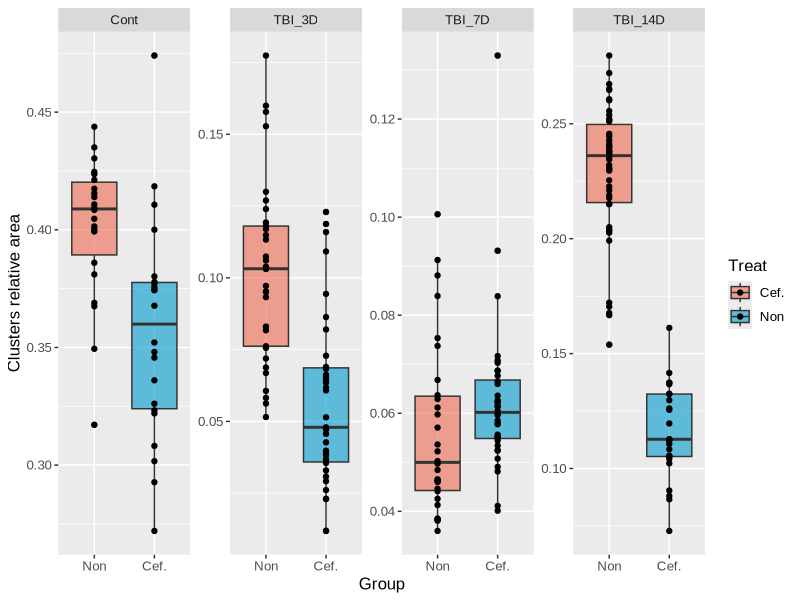
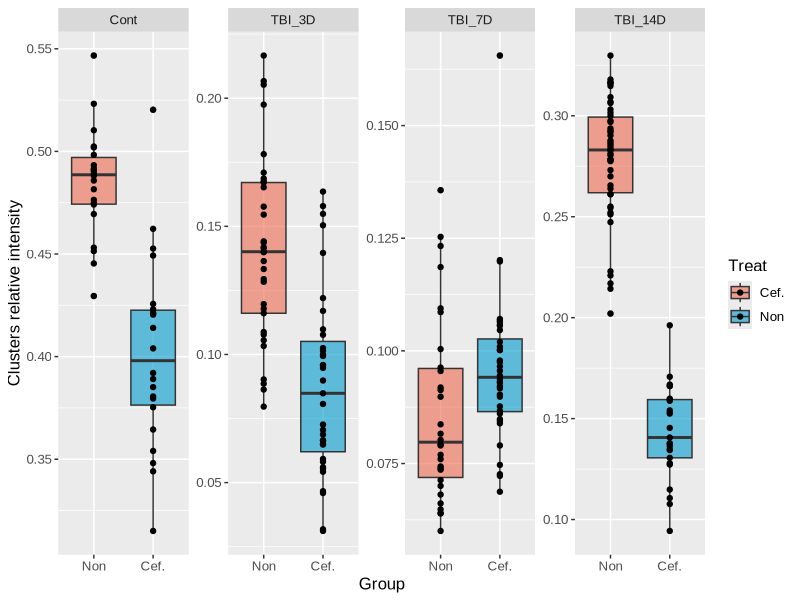

Write the R code that produced these figures, in order. (Note: this script raises an error after producing the figures.)
# GLT in neurons 
#
# COLUMNS FROM PLUGIN
# cell_row = [glt_img.name,                        # id
#             group,                               # group
#             a_region.label,                      # cell_num
#             one_cell_area,                       # cell_area
#             one_dot_num,                         # dot_num
#             one_dot_area,                        # dot_area  це сумарна площа на один астроцит, тобто це не можна використати як параметр окремої точки
#             round(one_dot_rel_area, 3),          # dot_rel_area
#             one_dot_sum_int,                     # dot_sum_int
#             int(one_dot_mean_int),               # dot_mean_int
#             int(one_dot_sum_int / one_dot_num),  # dot_men_int_per_dot
#             int(one_dot_mean_int_dens)]          # dot_mean_int_dens


library(dplyr)
library(tidyr)
library(purrr)
library(readr)
library(rstatix)
library(forcats)
library(gridExtra)
library(ggplot2)
library(ggpubr)
library(cowplot)
library(ggsci)


setwd('/home/wisstock/bio_note/projects/PhD/9_2024_GLT_in_TBI/exp/2025_11_3_glt_in_nuen')

df <- read.csv('df_NeuN.csv') %>%
  mutate_if(is.character, as.factor) %>%
  mutate(group = factor(group, levels = c('Cont', 'TBI_3D', 'TBI_7D', 'TBI_14D')))

df.med <- df %>%
  select(group, treat, relative_area, relative_intensity) %>%
  group_by(group, treat) %>%
  mutate(med_rel_area = median(relative_area),
         med_rel_int = median(relative_intensity)) %>%
  select(-relative_area, -relative_intensity) %>%
  distinct() %>%
  ungroup()

df.summary <- df %>%
  group_by(treat, group) %>%
  summarise(rel_area_median = median(relative_area),
            rel_area_iqr = IQR(relative_area),
            rel_intensity_median = median(relative_intensity),
            rel_intensity_iqr = IQR(relative_intensity),
            slices = n())
write_csv(df.summary, 'summary_neun_tbi_groups.csv')
remove(df.summary)


# plots settings
font.size <- 12  # 19
font.fam <- 'Arial'
box.alpha <- 0.6

cef.color <- 'coral2' 
non.color <- 'deepskyblue3' 

##### FOV PLOTS #####

boxplot_fov_rel_area <- ggplot(data = df,
                               aes(x = treat, y = relative_area, fill = treat)) +
  geom_boxplot(alpha = box.alpha) +
  geom_point() +
  scale_fill_manual(name = "Treat",
                    labels = c("Cef.", "Non"),
                    values = c('cef' = cef.color, 'none' = non.color)) +
  scale_x_discrete(labels = c('Non', 'Cef.')) +
  labs(x = 'Group',
       y = 'Clusters relative area') +
  theme(text=element_text(size = font.size, family = font.fam),) +
  facet_wrap(~group, ncol = 4, scale = 'free')

boxplot_fov_rel_area
save_plot('boxplot_fov_rel_area.png', boxplot_fov_rel_area,
          base_width = 7.5, base_height = 5, dpi = 300)  # set up plot aspect ratio here


boxplot_fov_rel_int <- ggplot(data = df,
                               aes(x = treat, y = relative_intensity, fill = treat)) +
  geom_boxplot(alpha = box.alpha) +
  geom_point() +
  scale_fill_manual(name = "Treat",
                    labels = c("Cef.", "Non"),
                    values = c('cef' = cef.color, 'none' = non.color)) +
  scale_x_discrete(labels = c('Non', 'Cef.')) +
  labs(x = 'Group',
       y = 'Clusters relative intensity') +
  theme(text=element_text(size = font.size, family = font.fam),) +
  facet_wrap(~group, ncol = 4, scale = 'free')

boxplot_fov_rel_int
save_plot('boxplot_fov_rel_int.png', boxplot_fov_rel_int,
          base_width = 7.5, base_height = 5, dpi = 300)  # set up plot aspect ratio here


##### GROUP STAT #####
df %>% filter(group != 'Cont') %>%
  group_by(group) %>%
  wilcox_test(relative_area ~ treat) %>%
  add_significance()

df %>% filter(group != 'Cont') %>%
  group_by(group) %>%
  wilcox_test(relative_intensity ~ treat) %>%
  add_significance()


##### CTRL REL AREA #####
boxplot_ctrl_rel_area <- ggplot(data = df %>% filter(group == 'Cont'),
       aes(x = fct_relevel(treat, 'none', 'cef'), y = relative_area)) +
  geom_boxplot(aes(fill = treat), , alpha = box.alpha) +
  geom_point(aes(group = treat)) + 
  stat_pvalue_manual(data = ctrl_rel_area_stat, size = font.size-6) +
  scale_fill_manual(name = "Treat",
                    labels = c("Cef.", "Non"),
                    values = c('cef' = cef.color, 'none' = non.color)) +
  scale_x_discrete(labels = c('Non', 'Cef.')) +
  labs(x = 'Control group', y = 'Dots relative area') +
  theme(text=element_text(size = font.size, family = font.fam),
        legend.position = 'None')

boxplot_ctrl_rel_area
save_plot('boxplot_ctrl_rel_area.png', boxplot_ctrl_rel_area,
          base_width = 3.5, base_height = 5, dpi = 300)  # set up plot aspect ratio here
remove(boxplot_ctrl_rel_area, ctrl_rel_area_stat)

##### REL AREA #####


plot_relative_area <- ggplot(data = df %>% filter(group != 'Cont'),
       aes(x = group, y = relative_area,
           color = treat, group = treat)) +
  geom_hline(yintercept = 0.36, linetype = 'dashed') +
  stat_summary(fun = median,
               geom = 'line', size = 1.25) +
  stat_summary(fun = median,
               geom = 'point', size = 2.5) +
  stat_summary(fun.min = function(z) { quantile(z,0.25) },
               fun.max = function(z) { quantile(z,0.75) },
               fun = median,
               geom = 'errorbar', width = .1, size = 0.75) +
  scale_color_manual(name = "Treat",
                     labels = c("Cef.", "Non"),
                     values = c('cef' = cef.color, 'none' = non.color)) +
  scale_x_discrete(labels = c('3d afrer TBI', '7d afrer TBI', '14d afrer TBI')) +
  labs(x = 'Group', y = 'Dots relative area') +
  theme(text=element_text(size = font.size, family = font.fam))

plot_relative_area
save_plot('plot_relative_area.png', plot_relative_area,
          base_width = 4.5, base_height = 5, dpi = 300)  # set up plot aspect ratio here


##### CTRL REL INT #####
ctrl_rel_int_stat <- df %>% filter(group == 'Cont') %>%
  distinct() %>%
  wilcox_test(relative_intensity ~ treat) %>%
  add_significance() %>%
  add_xy_position()

boxplot_ctrl_rel_int <- ggplot(data = df %>% filter(group == 'Cont'),
                                aes(x = fct_relevel(treat, 'none', 'cef'), y = relative_intensity)) +
  geom_boxplot(aes(fill = treat), , alpha = box.alpha) +
  geom_point(aes(group = treat)) + 
  stat_pvalue_manual(data = ctrl_rel_int_stat, size = font.size-6) +
  scale_fill_manual(name = "Treat",
                    labels = c("Cef.", "Non"),
                    values = c('cef' = cef.color, 'none' = non.color)) +
  scale_x_discrete(labels = c('Non', 'Cef.')) +
  labs(x = 'Control group', y = 'Dots relative intensity') +
  theme(text=element_text(size = font.size, family = font.fam),
        legend.position = 'None')

boxplot_ctrl_rel_int
save_plot('boxplot_ctrl_rel_int.png', boxplot_ctrl_rel_int,
          base_width = 3.5, base_height = 5, dpi = 300)  # set up plot aspect ratio here
remove(boxplot_ctrl_rel_int, ctrl_rel_int_stat)


##### REL INT #####
plot_relative_int <- ggplot(data = df %>% filter(group != 'Cont'),
       aes(x = group, y = relative_intensity,
           color = treat, group = treat)) +
  geom_hline(yintercept = 0.4, linetype = 'dashed') +
  stat_summary(fun = median,
               geom = 'line', size = 1.25) +
  stat_summary(fun = median,
               geom = 'point', size = 2.5) +
  stat_summary(fun.min = function(z) { quantile(z,0.25) },
               fun.max = function(z) { quantile(z,0.75) },
               fun = median,
               geom = 'errorbar', width = .1, size = 0.75) +
  scale_color_manual(name = "Treat",
                     labels = c("Cef.", "Non"),
                     values = c('cef' = cef.color, 'none' = non.color)) +
  scale_x_discrete(labels = c('3d afrer TBI', '7d afrer TBI', '14d afrer TBI')) +
  labs(x = 'Group', y = 'Dots relative intensity') +
  theme(text=element_text(size = font.size, family = font.fam))

plot_relative_int
save_plot('plot_relative_int.png', plot_relative_int,
          base_width = 4.5, base_height = 5, dpi = 300)  # set up plot aspect ratio here
